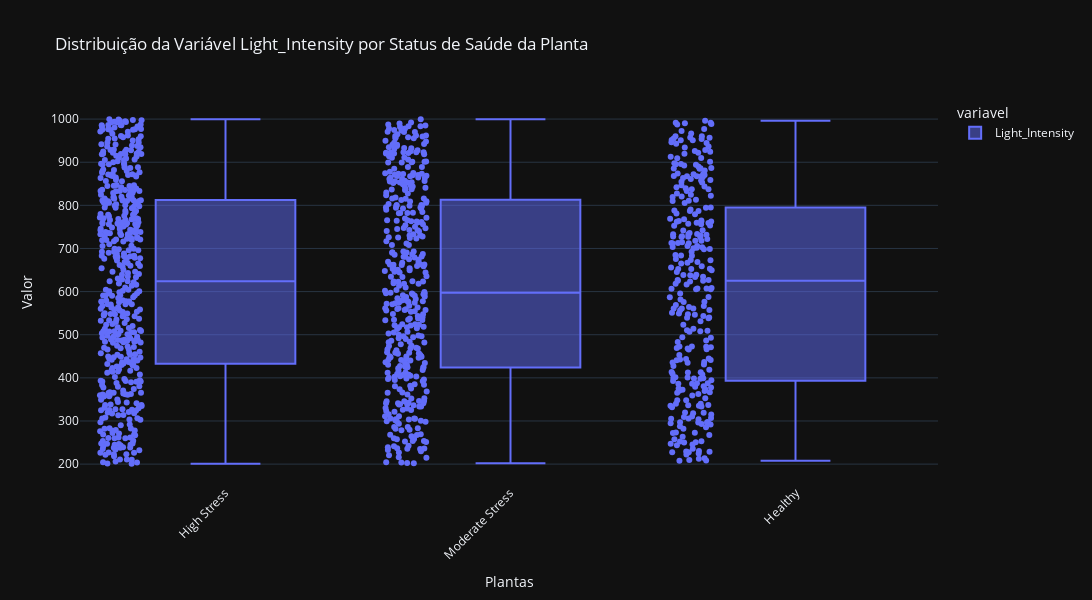

Here is the notebook cell this chart was saved with:
### Markdown cell above
📉 Analise exploratoria dos Dados

- Plant_ID:

    • Distribuição equilibrada entre todos os IDs.

    • Não há valores discrepantes, o que faz sentido já que se trata apenas de um código de identificação.

- Soil_Moisture:

    • Varia entre 10% e 40%.

    • Foram detectados valores extremos tanto abaixo quanto acima da faixa, possivelmente refletindo solos excessivamente secos ou saturados   de água.

    • Plantas Saudáveis: Mantêm níveis de umidade moderados no solo, indicando hidratação adequada.

    • Plantas em Alto Estresse: Apresentam uma faixa mais ampla de umidade, desde valores muito baixos até muito altos, o que pode estar associado a falta ou excesso de irrigação.

- Ambient_Temperature:

    • Temperatura ambiente: de 18°C a 30°C, concentrada em torno de 24°C.

    • Em todos os grupos, a temperatura do solo varia aproximadamente de 15°C a 25°C, mostrando que não há grandes discrepâncias entre os estados de saúde nesse aspecto

- Humidity:

    • Oscila de 40% a 70%, com média próxima de 55%.
    
    • A variação é pequena e há poucos valores fora do padrão, indicando controle adequado da umidade ambiental.

### Code cell
df_long = df.melt(id_vars=boxplot_target, 
                  value_vars=boxplot_luz_numerical,
                  var_name=boxplot_var_legend, 
                  value_name=boxplot_value_legend)


fig = px.box(df_long, 
             x=boxplot_target, 
             y=boxplot_value_legend, color=boxplot_var_legend, points='all', title=boxplot_luz_title)

fig.update_layout(
    xaxis_title=boxplot_xaxis_title,
    yaxis_title=boxplot_yaxis_title,
    boxmode=boxplot_boxmode,  
    xaxis_tickangle=-45,
    legend_title=boxplot_var_legend,
    height=boxplot_height,
    width=boxplot_widht
)

### Figure 1 — Plotly figure (JSON) as saved in the notebook; plotly's stock layout.template omitted (floating-point values rounded to 4 significant figures; data arrays with more than 128 entries replaced by an {"elided": "..."} marker saying what was removed)
{"data": [{"alignmentgroup": "True", "boxpoints": "all", "hovertemplate": "variavel=Light_Intensity<br>Plant_Health_Status=%{x}<br>valor=%{y}<extra></extra>", "legendgroup": "Light_Intensity", "marker": {"color": "#636efa"}, "name": "Light_Intensity", "notched": false, "offsetgroup": "Light_Intensity", "orientation": "v", "showlegend": true, "x": {"elided": "1200 str values"}, "x0": " ", "xaxis": "x", "y": {"elided": "1200 float values"}, "y0": " ", "yaxis": "y", "type": "box"}], "layout": {"xaxis": {"anchor": "y", "domain": [0.0, 1.0], "title": {"text": "Plantas"}, "tickangle": -45}, "yaxis": {"anchor": "x", "domain": [0.0, 1.0], "title": {"text": "Valor"}}, "legend": {"title": {"text": "variavel"}, "tracegroupgap": 0}, "title": {"text": "Distribuição da Variável Light_Intensity por Status de Saúde da Planta"}, "boxmode": "group", "height": 600, "width": 1200}}
